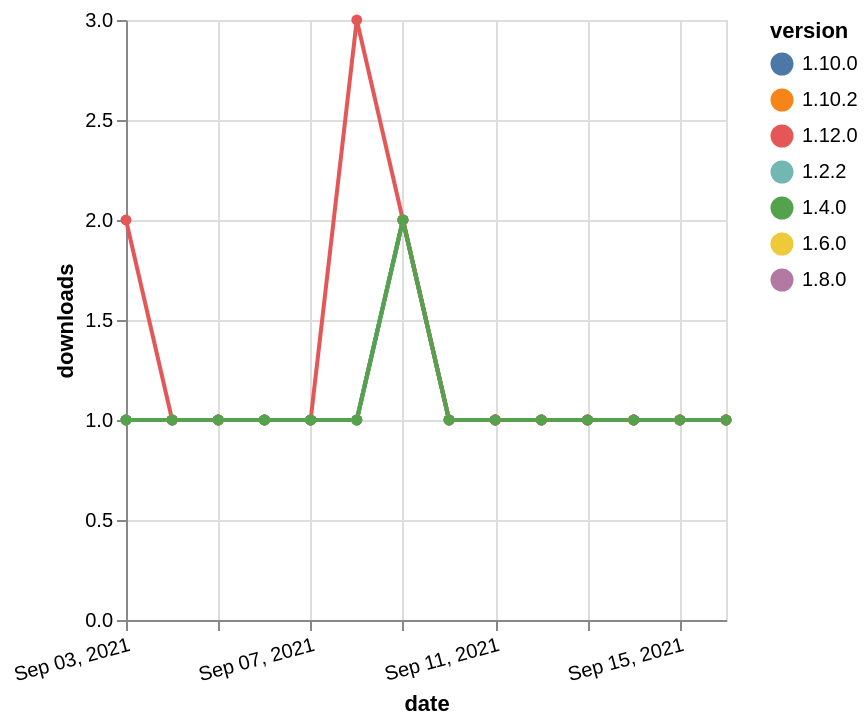

Vega-Lite specification stored for this chart:
### Vega-Lite specification from a JSON file in a GitHub repository (floating-point values rounded to 4 significant figures)
{"$schema": "https://vega.github.io/schema/vega-lite/v5.json", "description": "A simple bar chart with embedded data.", "data": {"values": [{"date": "2021-09-03", "total": 135, "delta": 1, "version": "1.10.2"}, {"date": "2021-09-04", "total": 136, "delta": 1, "version": "1.10.2"}, {"date": "2021-09-05", "total": 137, "delta": 1, "version": "1.10.2"}, {"date": "2021-09-06", "total": 138, "delta": 1, "version": "1.10.2"}, {"date": "2021-09-07", "total": 139, "delta": 1, "version": "1.10.2"}, {"date": "2021-09-08", "total": 140, "delta": 1, "version": "1.10.2"}, {"date": "2021-09-09", "total": 142, "delta": 2, "version": "1.10.2"}, {"date": "2021-09-10", "total": 143, "delta": 1, "version": "1.10.2"}, {"date": "2021-09-11", "total": 144, "delta": 1, "version": "1.10.2"}, {"date": "2021-09-12", "total": 145, "delta": 1, "version": "1.10.2"}, {"date": "2021-09-13", "total": 146, "delta": 1, "version": "1.10.2"}, {"date": "2021-09-14", "total": 147, "delta": 1, "version": "1.10.2"}, {"date": "2021-09-15", "total": 148, "delta": 1, "version": "1.10.2"}, {"date": "2021-09-16", "total": 149, "delta": 1, "version": "1.10.2"}, {"date": "2021-09-03", "total": 193, "delta": 1, "version": "1.6.0"}, {"date": "2021-09-04", "total": 194, "delta": 1, "version": "1.6.0"}, {"date": "2021-09-05", "total": 195, "delta": 1, "version": "1.6.0"}, {"date": "2021-09-06", "total": 196, "delta": 1, "version": "1.6.0"}, {"date": "2021-09-07", "total": 197, "delta": 1, "version": "1.6.0"}, {"date": "2021-09-08", "total": 198, "delta": 1, "version": "1.6.0"}, {"date": "2021-09-09", "total": 200, "delta": 2, "version": "1.6.0"}, {"date": "2021-09-10", "total": 201, "delta": 1, "version": "1.6.0"}, {"date": "2021-09-11", "total": 202, "delta": 1, "version": "1.6.0"}, {"date": "2021-09-12", "total": 203, "delta": 1, "version": "1.6.0"}, {"date": "2021-09-13", "total": 204, "delta": 1, "version": "1.6.0"}, {"date": "2021-09-14", "total": 205, "delta": 1, "version": "1.6.0"}, {"date": "2021-09-15", "total": 206, "delta": 1, "version": "1.6.0"}, {"date": "2021-09-16", "total": 207, "delta": 1, "version": "1.6.0"}, {"date": "2021-09-03", "total": 167, "delta": 1, "version": "1.8.0"}, {"date": "2021-09-04", "total": 168, "delta": 1, "version": "1.8.0"}, {"date": "2021-09-05", "total": 169, "delta": 1, "version": "1.8.0"}, {"date": "2021-09-06", "total": 170, "delta": 1, "version": "1.8.0"}, {"date": "2021-09-07", "total": 171, "delta": 1, "version": "1.8.0"}, {"date": "2021-09-08", "total": 172, "delta": 1, "version": "1.8.0"}, {"date": "2021-09-09", "total": 174, "delta": 2, "version": "1.8.0"}, {"date": "2021-09-10", "total": 175, "delta": 1, "version": "1.8.0"}, {"date": "2021-09-11", "total": 176, "delta": 1, "version": "1.8.0"}, {"date": "2021-09-12", "total": 177, "delta": 1, "version": "1.8.0"}, {"date": "2021-09-13", "total": 178, "delta": 1, "version": "1.8.0"}, {"date": "2021-09-14", "total": 179, "delta": 1, "version": "1.8.0"}, {"date": "2021-09-15", "total": 180, "delta": 1, "version": "1.8.0"}, {"date": "2021-09-16", "total": 181, "delta": 1, "version": "1.8.0"}, {"date": "2021-09-03", "total": 154, "delta": 1, "version": "1.10.0"}, {"date": "2021-09-04", "total": 155, "delta": 1, "version": "1.10.0"}, {"date": "2021-09-05", "total": 156, "delta": 1, "version": "1.10.0"}, {"date": "2021-09-06", "total": 157, "delta": 1, "version": "1.10.0"}, {"date": "2021-09-07", "total": 158, "delta": 1, "version": "1.10.0"}, {"date": "2021-09-08", "total": 159, "delta": 1, "version": "1.10.0"}, {"date": "2021-09-09", "total": 161, "delta": 2, "version": "1.10.0"}, {"date": "2021-09-10", "total": 162, "delta": 1, "version": "1.10.0"}, {"date": "2021-09-11", "total": 163, "delta": 1, "version": "1.10.0"}, {"date": "2021-09-12", "total": 164, "delta": 1, "version": "1.10.0"}, {"date": "2021-09-13", "total": 165, "delta": 1, "version": "1.10.0"}, {"date": "2021-09-14", "total": 166, "delta": 1, "version": "1.10.0"}, {"date": "2021-09-15", "total": 167, "delta": 1, "version": "1.10.0"}, {"date": "2021-09-16", "total": 168, "delta": 1, "version": "1.10.0"}, {"date": "2021-09-03", "total": 249, "delta": 1, "version": "1.2.2"}, {"date": "2021-09-04", "total": 250, "delta": 1, "version": "1.2.2"}, {"date": "2021-09-05", "total": 251, "delta": 1, "version": "1.2.2"}, {"date": "2021-09-06", "total": 252, "delta": 1, "version": "1.2.2"}, {"date": "2021-09-07", "total": 253, "delta": 1, "version": "1.2.2"}, {"date": "2021-09-08", "total": 254, "delta": 1, "version": "1.2.2"}, {"date": "2021-09-09", "total": 256, "delta": 2, "version": "1.2.2"}, {"date": "2021-09-10", "total": 257, "delta": 1, "version": "1.2.2"}, {"date": "2021-09-11", "total": 258, "delta": 1, "version": "1.2.2"}, {"date": "2021-09-12", "total": 259, "delta": 1, "version": "1.2.2"}, {"date": "2021-09-13", "total": 260, "delta": 1, "version": "1.2.2"}, {"date": "2021-09-14", "total": 261, "delta": 1, "version": "1.2.2"}, {"date": "2021-09-15", "total": 262, "delta": 1, "version": "1.2.2"}, {"date": "2021-09-16", "total": 263, "delta": 1, "version": "1.2.2"}, {"date": "2021-09-03", "total": 126, "delta": 2, "version": "1.12.0"}, {"date": "2021-09-04", "total": 127, "delta": 1, "version": "1.12.0"}, {"date": "2021-09-05", "total": 128, "delta": 1, "version": "1.12.0"}, {"date": "2021-09-06", "total": 129, "delta": 1, "version": "1.12.0"}, {"date": "2021-09-07", "total": 130, "delta": 1, "version": "1.12.0"}, {"date": "2021-09-08", "total": 133, "delta": 3, "version": "1.12.0"}, {"date": "2021-09-09", "total": 135, "delta": 2, "version": "1.12.0"}, {"date": "2021-09-10", "total": 136, "delta": 1, "version": "1.12.0"}, {"date": "2021-09-11", "total": 137, "delta": 1, "version": "1.12.0"}, {"date": "2021-09-12", "total": 138, "delta": 1, "version": "1.12.0"}, {"date": "2021-09-13", "total": 139, "delta": 1, "version": "1.12.0"}, {"date": "2021-09-14", "total": 140, "delta": 1, "version": "1.12.0"}, {"date": "2021-09-15", "total": 141, "delta": 1, "version": "1.12.0"}, {"date": "2021-09-16", "total": 142, "delta": 1, "version": "1.12.0"}, {"date": "2021-09-03", "total": 204, "delta": 1, "version": "1.4.0"}, {"date": "2021-09-04", "total": 205, "delta": 1, "version": "1.4.0"}, {"date": "2021-09-05", "total": 206, "delta": 1, "version": "1.4.0"}, {"date": "2021-09-06", "total": 207, "delta": 1, "version": "1.4.0"}, {"date": "2021-09-07", "total": 208, "delta": 1, "version": "1.4.0"}, {"date": "2021-09-08", "total": 209, "delta": 1, "version": "1.4.0"}, {"date": "2021-09-09", "total": 211, "delta": 2, "version": "1.4.0"}, {"date": "2021-09-10", "total": 212, "delta": 1, "version": "1.4.0"}, {"date": "2021-09-11", "total": 213, "delta": 1, "version": "1.4.0"}, {"date": "2021-09-12", "total": 214, "delta": 1, "version": "1.4.0"}, {"date": "2021-09-13", "total": 215, "delta": 1, "version": "1.4.0"}, {"date": "2021-09-14", "total": 216, "delta": 1, "version": "1.4.0"}, {"date": "2021-09-15", "total": 217, "delta": 1, "version": "1.4.0"}, {"date": "2021-09-16", "total": 218, "delta": 1, "version": "1.4.0"}]}, "width": "container", "mark": {"type": "line", "point": {"filled": true}}, "encoding": {"x": {"field": "date", "type": "temporal", "timeUnit": "yearmonthdate", "title": "date", "axis": {"labelAngle": -15}}, "y": {"field": "delta", "type": "quantitative", "title": "downloads"}, "color": {"field": "version", "type": "nominal"}, "tooltip": {"field": "delta"}}}
